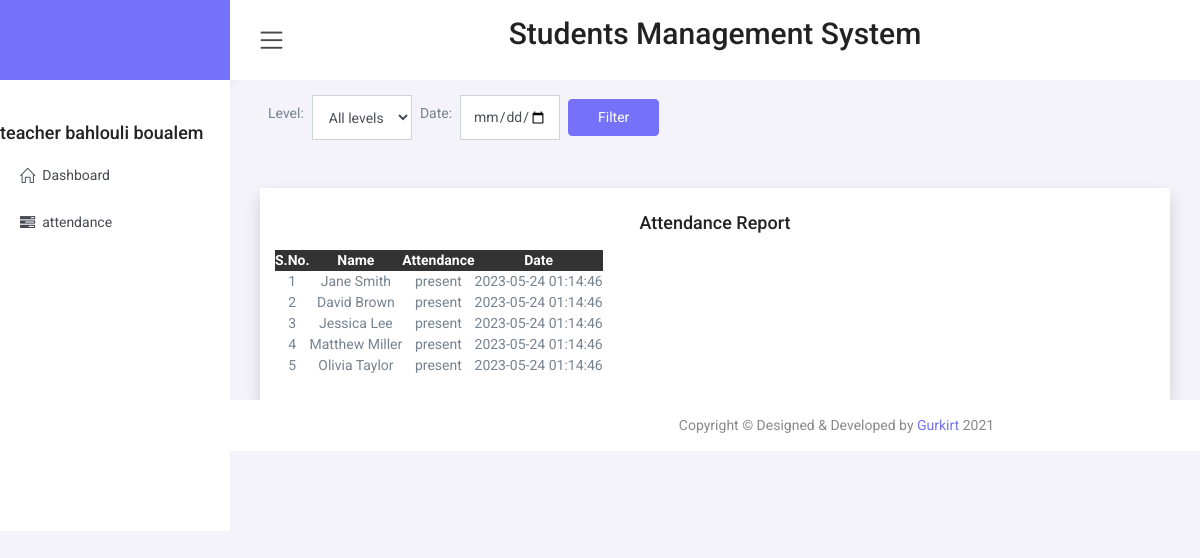
Page /teacher/report.php (signed in) on the committed database.
### tables this page shows
CREATE TABLE `report` (
  `id` int(11) NOT NULL,
  `student_id` int(11) DEFAULT NULL,
  `subject_name` varchar(100) DEFAULT NULL,
  `attendance` enum('present','absent') DEFAULT NULL,
  `timestamp` timestamp NOT NULL DEFAULT current_timestamp()
);

CREATE TABLE `students` (
  `id` int(11) NOT NULL,
  `name` varchar(100) DEFAULT NULL,
  `dob` date DEFAULT NULL,
  `gender` varchar(11) DEFAULT NULL,
  `email` varchar(100) DEFAULT NULL,
  `mobile` varchar(20) DEFAULT NULL,
  `level_id` int(11) NOT NULL,
  `section_id` int(11) DEFAULT NULL,
  `grp_id` int(11) DEFAULT NULL
);

### teacher/report.php (the view, shortened to what this page needs)
<?php
require_once "include/header.php";
?>
<div>
    <?php
    $connection = mysqli_connect("localhost", "root", "", "faculty");
    $date = $_GET['date'] ?? '';
    $sql = "SELECT report.*, students.name FROM report
            INNER JOIN students ON report.student_id = students.id
            WHERE 1=1";
    $result = mysqli_query($connection, $sql);
    if ($result) {
    ?>
        <form method="GET" action="">
            <div class="d-flex align-items-center">
                <label for="level" class="ml-2">Level:</label>
                <select name="level" id="level" class="form-control ml-2" style="width:11%">
                    <option value="">All levels</option>
                </select>
                <label for="date" class="ml-2">Date:</label>
                <input type="date" name="date" id="date" class="form-control ml-2" style="width:11%" value="<?php echo $date; ?>">
                <input type="submit" value="Filter" class="btn btn-primary ml-2" style="width:10%">
            </div>
        </form>
        <div class="container bg-white shadow">
            <div class="py-4 mt-5">
                <div class='text-center pb-2'>
                    <h4>Attendance Report</h4>
                </div>
                <table class="table-hover text-center">
                    <tr class="bg-dark">
                        <th>S.No.</th>
                        <th>Name</th>
                        <th>Attendance</th>
                        <th>Date</th>
                    </tr>
                    <?php
                    if (mysqli_num_rows($result) > 0) {
                        $counter = 1;
                        while ($row = mysqli_fetch_assoc($result)) {
                            $name = $row['name'];
                            $attendance = $row['attendance'];
                            $timestamp = $row['timestamp'];
                    ?>
                            <tr>
                                <td><?php echo $counter; ?></td>
                                <td><?php echo $name; ?></td>
                                <td><?php echo $attendance; ?></td>
                                <td><?php echo $timestamp; ?></td>
                            </tr>
                    <?php
                            $counter++;
                        }
                    } else {
                        echo "<tr><td colspan='4'>No records found.</td></tr>";
                    }
                    ?>
                </table>
            </div>
        </div>
    <?php
    } else {
        echo "Error: " . mysqli_error($connection);
    }
    ?>
<?php
require_once "include/footer.php";
?>

### rows in the picture
report: student.name "Jane Smith", attendance "present", timestamp "2023-05-24 01:14:46"
report: student.name "David Brown", attendance "present", timestamp "2023-05-24 01:14:46"
report: student.name "Jessica Lee", attendance "present", timestamp "2023-05-24 01:14:46"
report: student.name "Matthew Miller", attendance "present", timestamp "2023-05-24 01:14:46"
report: student.name "Olivia Taylor", attendance "present", timestamp "2023-05-24 01:14:46"

### other values in the picture
$_SESSION["teacher_name"] "bahlouli boualem"
